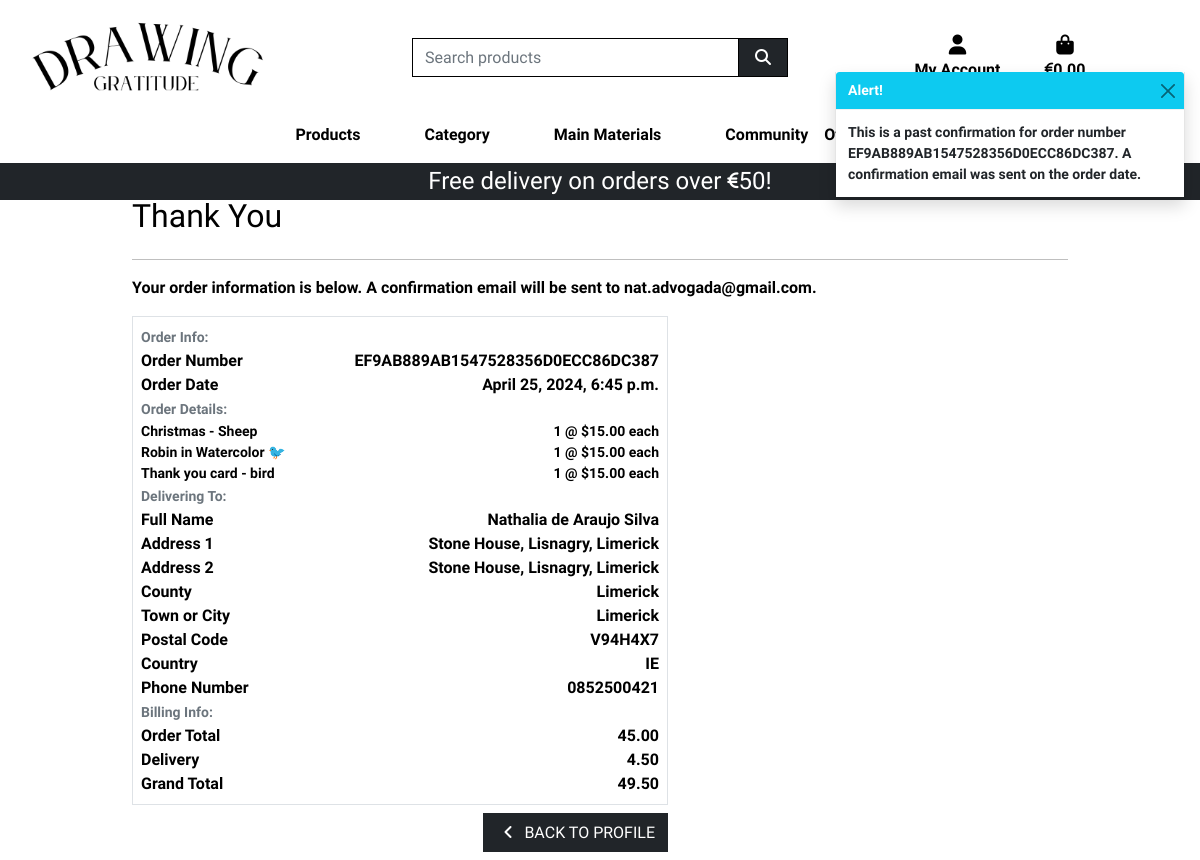
/profile/order_history/EF9AB889AB1547528356D0ECC86DC387 (signed in), run on an earlier commit of the app's database.
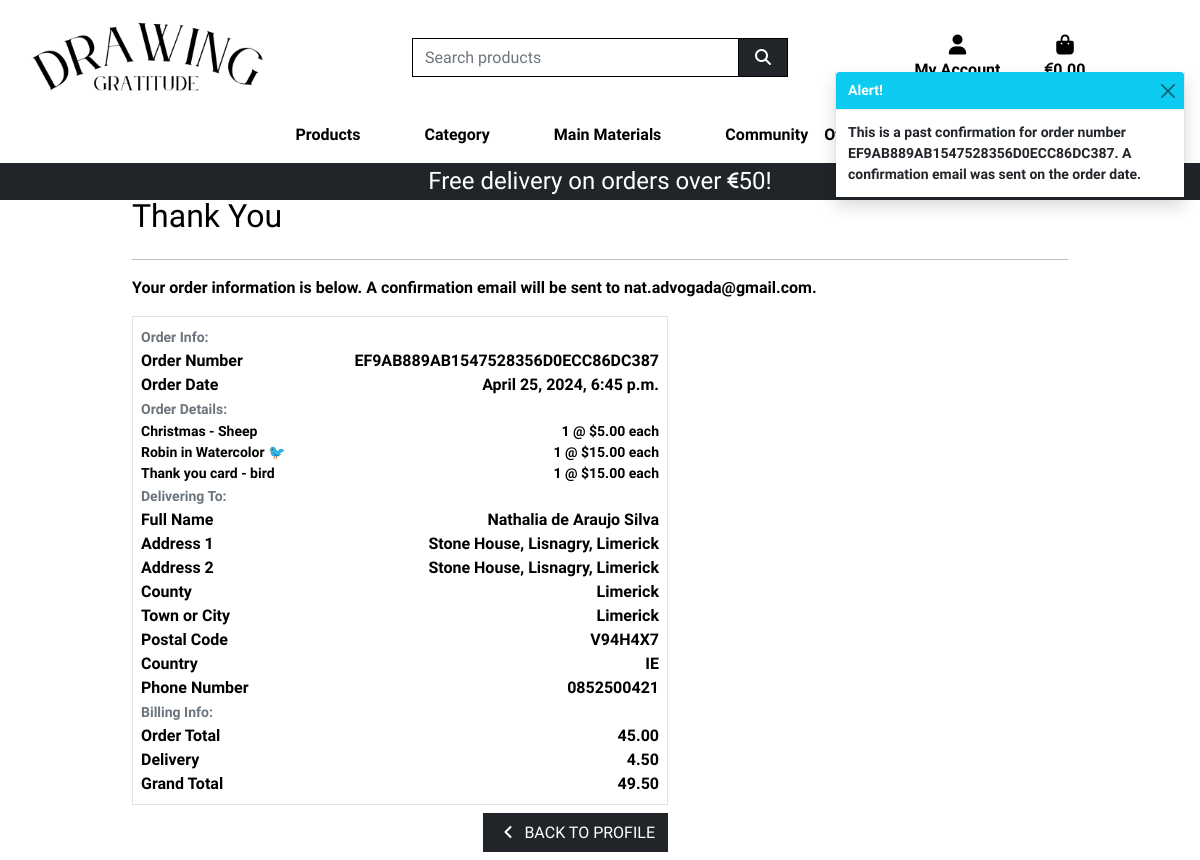
And on a later commit of the database.
### checkout/models.py (models this page shows, shortened)
class Order(models.Model):
    order_number = models.CharField(max_length=32, null=False, editable=False)
    user_profile = models.ForeignKey(UserProfile, on_delete=models.SET_NULL,
                                     null=True, blank=True, related_name='orders')
    full_name = models.CharField(max_length=50, null=False, blank=False)
    email = models.EmailField(max_length=254, null=False, blank=False)
    phone_number = models.CharField(max_length=20, null=False, blank=False)
    country = CountryField(blank_label='Country *', null=False, blank=False)
    postcode = models.CharField(max_length=20, null=True, blank=True)
    town_or_city = models.CharField(max_length=40, null=False, blank=False)
    street_address1 = models.CharField(max_length=80, null=False, blank=False)
    street_address2 = models.CharField(max_length=80, null=True, blank=True)
    county = models.CharField(max_length=80, null=True, blank=True)
    date = models.DateTimeField(auto_now_add=True)
    delivery_cost = models.DecimalField(max_digits=6, decimal_places=2,
                                        null=False, default=0)
    order_total = models.DecimalField(max_digits=10, decimal_places=2,
                                      null=False, default=0)
    grand_total = models.DecimalField(max_digits=10, decimal_places=2,
                                      null=False, default=0)
    original_bag = models.TextField(null=False, blank=False, default='')
    stripe_pid = models.CharField(max_length=254, null=False, blank=False,
                                  default='')

class OrderLineItem(models.Model):
    order = models.ForeignKey(Order, null=False, blank=False,
                              on_delete=models.CASCADE,
                              related_name='lineitems')
    product = models.ForeignKey(Product, null=False, blank=False,
                                on_delete=models.CASCADE)
    quantity = models.IntegerField(null=False, blank=False, default=0)
    lineitem_total = models.DecimalField(max_digits=6, decimal_places=2,
                                         null=False, blank=False,
                                         editable=False)

### products/models.py (models this page shows, shortened)
class Product(models.Model):
    DIGITAL_CHOICES = [
        (True, '0'),
        (False, '1'),
    ]
    OFFERS_CHOICES = [
        (True, '0'),
        (False, '1'),
    ]
    COMMUNITY_CHOICES = [
        (True, '0'),
        (False, '1'),
    ]
    category = models.ForeignKey('Category', null=True, blank=True, on_delete=models.SET_NULL)
    sku = models.CharField(max_length=254, null=True, blank=True)
    name = models.CharField(max_length=254)
    description = models.TextField()
    price = models.DecimalField(max_digits=6, decimal_places=2)
    rating = models.DecimalField(max_digits=6, decimal_places=2, null=True, blank=True)
    image_url = models.URLField(max_length=1024, null=True, blank=True)
    image = models.ImageField(null=True, blank=True)
    digital = models.BooleanField(default=False)
    offers =  models.BooleanField(default=False)
    community =  models.BooleanField(default=False)

### profiles/views.py (the view)
# urls.py: path('order_history/<order_number>', views.order_history, name='order_history'),
@login_required
def order_history(request, order_number):
    order = get_object_or_404(Order, order_number=order_number)
    messages.info(request, (
        f'This is a past confirmation for order number {order_number}. '
        'A confirmation email was sent on the order date.'
    ))
    template = 'checkout/checkout_success.html'
    context = {
        'order': order,
        'from_profile': True,
    }
    return render(request, template, context)

### checkout/templates/checkout/checkout_success.html (shortened to what this page needs)
{% extends "base.html" %}
{% load static %}
{% block extra_css %}
    <link rel="stylesheet" href="{% static 'checkout/css/checkout.css' %}">
{% endblock %}
{% block page_header %}
    <div class="container header-container">
    </div>
{% endblock %}
{% block content %}
    <div class="container">
        <div class="row">
            <div class="col">
                <h2 class="logo-font mb-4">Thank You</h2>
                <hr>
                <p class="text-black">Your order information is below. A confirmation email will be sent to <strong>{{ order.email }}</strong>.</p>
            </div>
        </div>
        <div class="row">
            <div class="col-12 col-lg-7">
                <div class="order-confirmation-wrapper p-2 border">
                    <div class="row">
                        <div class="col">
                            <small class="text-muted">Order Info:</small>
                        </div>
                    </div>
                    <div class="row">
                        <div class="col-12 col-md-4">
                            <p class="mb-0 text-black fw-bold">Order Number</p>
                        </div>
                        <div class="col-12 col-md-8 text-end">
                            <p class="mb-0">{{ order.order_number }}</p>
                        </div>
                    </div>
                    <div class="row">
                        <div class="col-12 col-md-4">
                            <p class="mb-0 text-black fw-bold">Order Date</p>
                        </div>
                        <div class="col-12 col-md-8 text-end">
                            <p class="mb-0">{{ order.date }}</p>
                        </div>
                    </div>
                    <div class="row">
                        <div class="col">
                            <small class="text-muted">Order Details:</small>
                        </div>
                    </div>
                    {% for item in order.lineitems.all %}
                    <div class="row">
                        <div class="col-12 col-md-4">
                            <p class="small mb-0 text-black fw-bold">
                                {{ item.product.name }}{% if item.product_size %} - Size {{ item.product.size|upper }}{% endif %}
                            </p>
                        </div>
                        <div class="col-12 col-md-8 text-end">
                            <p class="small mb-0">{{ item.quantity }} @ ${{ item.product.price }} each</p>
                        </div>
                    </div>
                    {% endfor %}
                    <div class="row">
                        <div class="col">
                            <small class="text-muted">Delivering To:</small>
                        </div>
                    </div>
                    <div class="row">
                        <div class="col-12 col-md-4">
                            <p class="mb-0 text-black fw-bold">Full Name</p>
                        </div>
                        <div class="col-12 col-md-8 text-end">
                            <p class="mb-0">{{ order.full_name }}</p>
                        </div>
                    </div>
                    <div class="row">
                        <div class="col-12 col-md-4">
                            <p class="mb-0 text-black fw-bold">Address 1</p>
                        </div>
                        <div class="col-12 col-md-8 text-end">
                            <p class="mb-0">{{ order.street_address1 }}</p>
                        </div>
                    </div>
                    {% if order.street_address2 %}
                    <div class="row">
                        <div class="col-12 col-md-4">
                            <p class="mb-0 text-black fw-bold">Address 2</p>
                        </div>
                        <div class="col-12 col-md-8 text-end">
                            <p class="mb-0">{{ order.street_address1 }}</p>
                        </div>
                    </div>
                    {% endif %}
                    {% if order.county %}
                    <div class="row">
                        <div class="col-12 col-md-4">
                            <p class="mb-0 text-black fw-bold">County</p>
                        </div>
                        <div class="col-12 col-md-8 text-end">
                            <p class="mb-0">{{ order.county }}</p>
                        </div>
                    </div>
                    {% endif %}
                    <div class="row">
                        <div class="col-12 col-md-4">
                            <p class="mb-0 text-black fw-bold">Town or City</p>
                        </div>
                        <div class="col-12 col-md-8 text-end">
                            <p class="mb-0">{{ order.town_or_city }}</p>
                        </div>
                    </div>
                    {% if order.postcode %}
                    <div class="row">
                        <div class="col-12 col-md-4">
                            <p class="mb-0 text-black fw-bold">Postal Code</p>
                        </div>
                        <div class="col-12 col-md-8 text-end">
                            <p class="mb-0">{{ order.postcode }}</p>
                        </div>
                    </div>
                    {% endif %}
                    <div class="row">
                        <div class="col-12 col-md-4">
                            <p class="mb-0 text-black fw-bold">Country</p>
                        </div>
                        <div class="col-12 col-md-8 text-end">
                            <p class="mb-0">{{ order.country }}</p>
                        </div>
                    </div>
                    <div class="row">
                        <div class="col-12 col-md-4">
                            <p class="mb-0 text-black fw-bold">Phone Number</p>
                        </div>
                        <div class="col-12 col-md-8 text-end">
                            <p class="mb-0">{{ order.phone_number }}</p>
                        </div>
                    </div>
                    <div class="row">
                        <div class="col">
                            <small class="text-muted">Billing Info:</small>
                        </div>
                    </div>
                    <div class="row">
                        <div class="col-12 col-md-4">
                            <p class="mb-0 text-black fw-bold">Order Total</p>
                        </div>
                        <div class="col-12 col-md-8 text-end">
                            <p class="mb-0">{{ order.order_total }}</p>
                        </div>
                    </div>
                    <div class="row">
                        <div class="col-12 col-md-4">
                            <p class="mb-0 text-black fw-bold">Delivery</p>
                        </div>
                        <div class="col-12 col-md-8 text-end">
                            <p class="mb-0">{{ order.delivery_cost }}</p>
                        </div>
                    </div>
                    <div class="row">
                        <div class="col-12 col-md-4">
                            <p class="mb-0 text-black fw-bold">Grand Total</p>
                        </div>
                        <div class="col-12 col-md-8 text-end">
                            <p class="mb-0">{{ order.grand_total }}</p>
                        </div>
                    </div>
                </div>
            </div>
        </div>
        <div class="row">
			<div class="col-12 col-lg-7 text-end">
                {% if from_profile %}
                    <a href="{% url 'profile' %}" class="btn btn-dark rounded-0 my-2">
                        <span class="icon mr-2">
                            <i class="fas fa-angle-left"></i>
                        </span>
                        <span class="text-uppercase">Back to Profile</span>
                    </a>
                {% endif %}
			</div>
		</div>
    </div>
{% endblock %}

What changed in the data, as far as the page shows it:
changed through a linked row, OrderLineItem "Christmas - Sheep": product.price "15.00" → "5.00"
